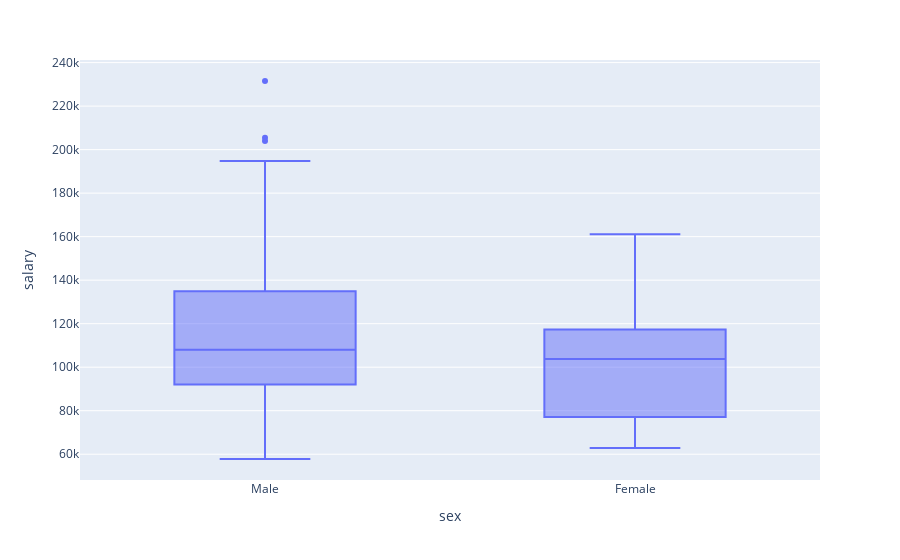

The notebook cell this image was saved under:
### Markdown cell above
This is just another visualization of the relationship between years of service and salary.

### Code cell
px.box(df, x='sex', y='salary')

### Figure 1 — Plotly figure (JSON) as saved in the notebook; plotly's stock layout.template omitted (floating-point values rounded to 4 significant figures; data arrays with more than 128 entries replaced by an {"elided": "..."} marker saying what was removed)
{"data": [{"alignmentgroup": "True", "hovertemplate": "sex=%{x}<br>salary=%{y}<extra></extra>", "legendgroup": "", "marker": {"color": "#636efa"}, "name": "", "notched": false, "offsetgroup": "", "orientation": "v", "showlegend": false, "type": "box", "x": {"elided": "397 str values"}, "x0": " ", "xaxis": "x", "y": {"elided": "397 int values"}, "y0": " ", "yaxis": "y"}], "layout": {"boxmode": "group", "legend": {"tracegroupgap": 0}, "margin": {"t": 60}, "xaxis": {"anchor": "y", "domain": [0, 1], "title": {"text": "sex"}}, "yaxis": {"anchor": "x", "domain": [0, 1], "title": {"text": "salary"}}}}
